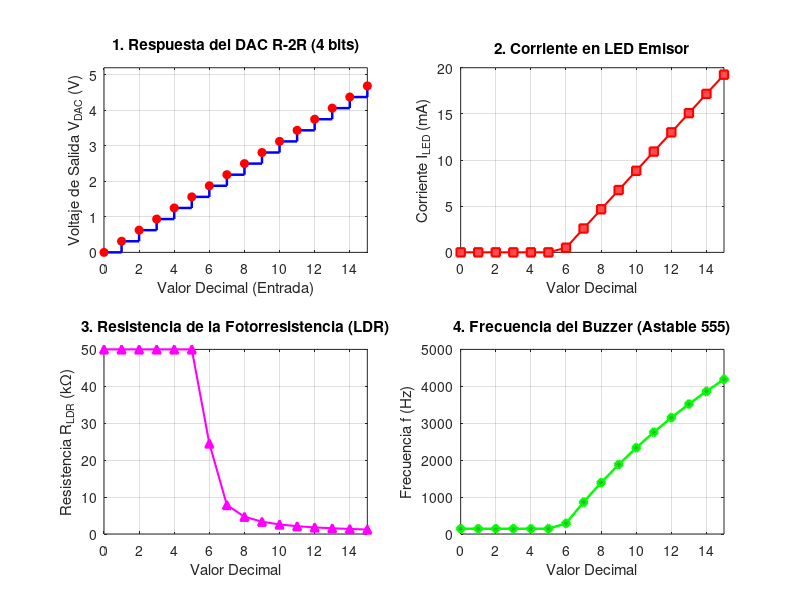

This chart was generated by the following MATLAB code:
%% ========================================================================
%  PROYECTO: Sistema de Comunicación por Medios Ópticos (EL2113)
%  SCRIPT: Simulación y Modelado Integral (DAC R-2R + Óptica + NE555)
%  AUTOR: Mario Cerdas y equipo de trabajo
% ========================================================================
clear; clc; close all;

fprintf('===============================================================\n');
fprintf('  SIMULACIÓN DEL SISTEMA DE COMUNICACIÓN POR MEDIOS ÓPTICOS   \n');
fprintf('===============================================================\n\n');

%% 1. PARÁMETROS DEL SISTEMA
% --- Etapa 1 & 2: DAC R-2R ---
V_ref = 5.0;            % Voltaje de referencia de salida de Arduino (V)
N_bits = 4;             % Número de bits del sistema
num_niveles = 2^N_bits; % 16 niveles (0 a 15)
R_dac = 10e3;           % Resistencia base R = 10 kOhm
R_2dac = 20e3;          % Resistencia 2R = 20 kOhm

% --- Etapa 4: Transmisor Óptico (Driver LED) ---
V_led_drop = 1.8;       % Caída típica de LED rojo (V)
R_driver = 150;         % Resistencia limitadora del LED (Ohms)

% --- Etapa 5: Receptor Óptico (LDR) ---
% Modelo aproximado de LDR según intensidad luminosa recibida
% R_LDR oscila típicamente entre ~50 kOhm en oscuridad total hasta ~1 kOhm a máxima luz
R_oscuridad = 50e3;     % Resistencia en ausencia de luz (Ohms)
R_luz_max = 1.2e3;      % Resistencia a máxima iluminación por fibra (Ohms)

% --- Etapa 6: Generador de Onda Cuadrada (NE555 Astable) ---
% Ecuación de frecuencia astable: f = 1.44 / ((R1 + 2*R_LDR) * C)
R1_555 = 1.0e3;         % Resistencia mínima de carga pin 7 (1 kOhm)
C_555 = 100e-9;         % Condensador de temporización (100 nF)

%% 2. CÁLCULO DE NIVELES TEÓRICOS
datos_decimales = (0:num_niveles-1)';
bits_matriz = de2bi(datos_decimales, N_bits, 'right-msb'); % [b3 b2 b1 b0]

% Voltaje de salida de la red R-2R
% V_out = V_ref * sum(b_i * 2^(i - N)) = V_ref * (D / 2^N)
voltajes_dac = V_ref * (datos_decimales / num_niveles);

% Corriente en el LED (zona activa cuando V_dac > V_led_drop)
corriente_led_mA = max(0, (voltajes_dac - V_led_drop) / R_driver) * 1000;

% Resistencia estimada de la LDR según la corriente lumínica recibida
% Se modela un comportamiento inverso característico de fotorresistencias
factor_atenuacion = corriente_led_mA / max(corriente_led_mA + 1e-6);
R_ldr_estimada = R_oscuridad ./ (1 + 40 * factor_atenuacion);
R_ldr_estimada = max(R_ldr_estimada, R_luz_max); % Límite de saturación física

% Frecuencia de oscilación del temporizador 555 astable (Hz)
frecuencia_555_Hz = 1.44 ./ ((R1_555 + 2 * R_ldr_estimada) * C_555);

% Ciclo de trabajo (Duty Cycle) del 555 estándar:
% DC = (R1 + R_LDR) / (R1 + 2*R_LDR) * 100 %
duty_cycle_pct = ((R1_555 + R_ldr_estimada) ./ (R1_555 + 2 * R_ldr_estimada)) * 100;

%% 3. TABLA CONSOLA DE RESULTADOS
fprintf('Dec | Binario [b3 b2 b1 b0] | V_DAC (V) | I_LED (mA) | R_LDR (kOhm) | Frecuencia (Hz) | Duty Cycle (%%)\n');
fprintf('--------------------------------------------------------------------------------------------------\n');
for i = 1:num_niveles
    fprintf(' %2d |       %d  %d  %d  %d       |  %6.4f   |   %5.2f    |    %6.2f    |     %7.1f     |     %5.1f\n', ...
        datos_decimales(i), ...
        bits_matriz(i,1), bits_matriz(i,2), bits_matriz(i,3), bits_matriz(i,4), ...
        voltajes_dac(i), corriente_led_mA(i), R_ldr_estimada(i)/1e3, ...
        frecuencia_555_Hz(i), duty_cycle_pct(i));
end
fprintf('--------------------------------------------------------------------------------------------------\n\n');

%% 4. GENERACIÓN DE GRÁFICAS DE VALIDACIÓN
figure('Name', 'Sistema de Comunicación Óptica - EL2113', 'Color', [1 1 1], 'Position', [100 100 1000 700]);

% Gráfica 1: Escalera DAC de 4 bits
subplot(2, 2, 1);
stairs(datos_decimales, voltajes_dac, 'b', 'LineWidth', 1.8);
hold on;
plot(datos_decimales, voltajes_dac, 'ro', 'MarkerFaceColor', 'r');
grid on;
title('1. Respuesta del DAC R-2R (4 bits)');
xlabel('Valor Decimal (Entrada)');
ylabel('Voltaje de Salida V_{DAC} (V)');
ylim([0 5.2]);
xlim([0 15]);

% Gráfica 2: Corriente del LED emisor
subplot(2, 2, 2);
plot(datos_decimales, corriente_led_mA, 'r-s', 'LineWidth', 1.5, 'MarkerFaceColor', [1 0.3 0.3]);
grid on;
title('2. Corriente en LED Emisor');
xlabel('Valor Decimal');
ylabel('Corriente I_{LED} (mA)');
xlim([0 15]);

% Gráfica 3: Resistencia del receptor LDR
subplot(2, 2, 3);
plot(datos_decimales, R_ldr_estimada / 1e3, 'm-^', 'LineWidth', 1.5, 'MarkerFaceColor', 'm');
grid on;
title('3. Resistencia de la Fotorresistencia (LDR)');
xlabel('Valor Decimal');
ylabel('Resistencia R_{LDR} (k\Omega)');
xlim([0 15]);

% Gráfica 4: Frecuencia de salida hacia el Buzzer
subplot(2, 2, 4);
plot(datos_decimales, frecuencia_555_Hz, 'g-d', 'LineWidth', 1.8, 'MarkerFaceColor', [0.2 0.7 0.2]);
grid on;
title('4. Frecuencia del Buzzer (Astable 555)');
xlabel('Valor Decimal');
ylabel('Frecuencia f (Hz)');
xlim([0 15]);

fprintf('Simulación completada con éxito. Gráficas generadas.\n');
